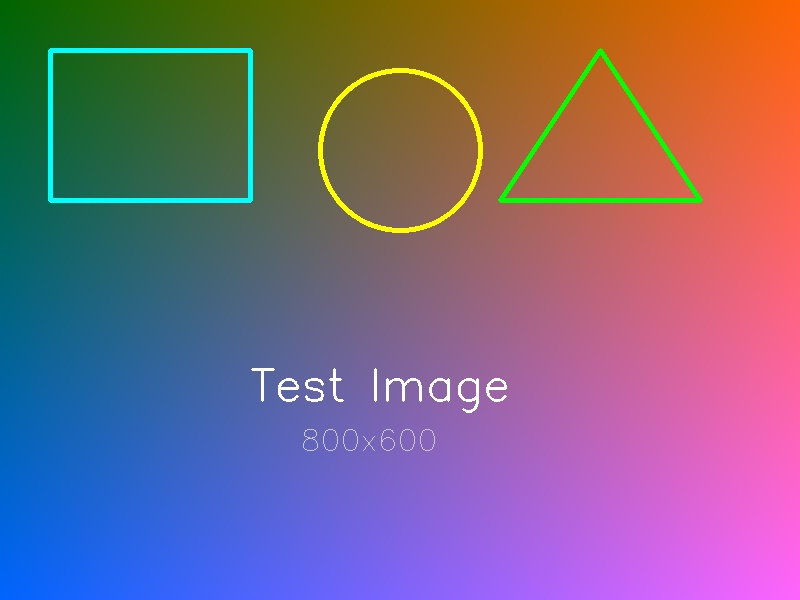
#> input picture lab6/photo.jpg, 800 x 600 px
$ python bt8.py
#> lines starting #> are read from the running program, lines starting #| are printed output that depends on the picture
import cv2
import numpy as np
import matplotlib.pyplot as plt
import os

print("=" * 80)
print("BÀI TẬP 8: CHUYỂN ĐỔI KHÔNG GIAN MÀU")
print("=" * 80)

# ============================================================================
# BƯỚC 1: TẢI ẢNH GỐC
# ============================================================================

print("\n" + "=" * 80)
print("BƯỚC 1: TẢI ẢNH GỐC (ẢNH MÀU BGR)")
print("=" * 80)

# Kiểm tra file photo.jpg
if not os.path.exists("photo.jpg"):
    print("\n❌ File photo.jpg không tìm thấy!")
    exit(1)

# Tải ảnh gốc (BGR format - mặc định của OpenCV)
image_bgr = cv2.imread("photo.jpg")
#> image_bgr is the input picture: shape (600, 800, 3); mean B, G, R 127.9, 103.4, 126.7

if image_bgr is None:
    print("❌ Lỗi: Không thể tải ảnh!")
    exit(1)

print("\n✓ Đã tải ảnh gốc: photo.jpg")
print(f"  - Kích thước: {image_bgr.shape[1]} × {image_bgr.shape[0]} pixel")
#|   - Kích thước: 800 × 600 pixel
print(f"  - Shape: {image_bgr.shape}")
#|   - Shape: (600, 800, 3)
print(f"  - Không gian màu: BGR (mặc định của OpenCV)")
print(f"  - Data type: {image_bgr.dtype}")
#|   - Data type: uint8

# ============================================================================
# BƯỚC 2: CHUYỂN ĐỔI KHÔNG GIAN MÀU
# ============================================================================

print("\n" + "=" * 80)
print("BƯỚC 2: CHUYỂN ĐỔI KHÔNG GIAN MÀU")
print("=" * 80)

print("\n🎨 Chuyển đổi ảnh sang các không gian màu khác nhau:")
print("-" * 80)

# 1. Chuyển từ BGR sang RGB
print("\n1️⃣  BGR → RGB")
image_rgb = cv2.cvtColor(image_bgr, cv2.COLOR_BGR2RGB)
print(f"    ✓ Hoàn thành")
print(f"    ✓ Shape: {image_rgb.shape}")
#|     ✓ Shape: (600, 800, 3)
print(f"    ✓ Mô tả: RGB (Red, Green, Blue) - định dạng tiêu chuẩn")

# 2. Chuyển sang Grayscale
print("\n2️⃣  BGR → Grayscale")
image_gray = cv2.cvtColor(image_bgr, cv2.COLOR_BGR2GRAY)
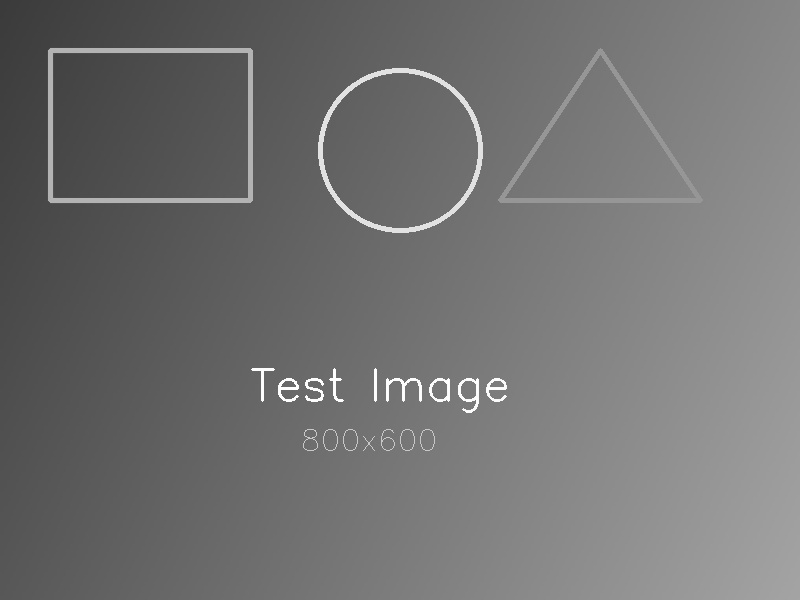
#> image_gray: shape (600, 800); min 58, max 255, mean 113.2
print(f"    ✓ Hoàn thành")
print(f"    ✓ Shape: {image_gray.shape}")
#|     ✓ Shape: (600, 800)
print(f"    ✓ Mô tả: Ảnh xám (1 kênh) - loại bỏ thông tin màu")

# 3. Chuyển sang HSV
print("\n3️⃣  BGR → HSV")
image_hsv = cv2.cvtColor(image_bgr, cv2.COLOR_BGR2HSV)
#> image_hsv: shape (600, 800, 3); mean H, S, V 93.1, 158.9, 176.7
print(f"    ✓ Hoàn thành")
print(f"    ✓ Shape: {image_hsv.shape}")
#|     ✓ Shape: (600, 800, 3)
print(f"    ✓ Mô tả: HSV (Hue, Saturation, Value)")
print(f"    ✓ Hue: 0-180 (trong OpenCV)")
print(f"    ✓ Saturation: 0-255")
print(f"    ✓ Value: 0-255")

# 4. Chuyển sang LAB
print("\n4️⃣  BGR → LAB")
image_lab = cv2.cvtColor(image_bgr, cv2.COLOR_BGR2LAB)
#> image_lab: shape (600, 800, 3); mean of channels 0, 1, 2 126.2, 147.7, 121.3
print(f"    ✓ Hoàn thành")
print(f"    ✓ Shape: {image_lab.shape}")
#|     ✓ Shape: (600, 800, 3)
print(f"    ✓ Mô tả: LAB (L*, a*, b*) - không gian màu chuẩn hóa")
print(f"    ✓ L: 0-255 (độ sáng)")
print(f"    ✓ a: 0-255 (màu xanh-đỏ)")
print(f"    ✓ b: 0-255 (màu vàng-xanh)")

# 5. Chuyển sang YUV
print("\n5️⃣  BGR → YUV")
image_yuv = cv2.cvtColor(image_bgr, cv2.COLOR_BGR2YUV)
#> image_yuv: shape (600, 800, 3); mean of channels 0, 1, 2 113.2, 135.3, 139.9
print(f"    ✓ Hoàn thành")
print(f"    ✓ Shape: {image_yuv.shape}")
#|     ✓ Shape: (600, 800, 3)
print(f"    ✓ Mô tả: YUV (Luma, Chrominance)")
print(f"    ✓ Y: 0-255 (độ sáng)")
print(f"    ✓ U, V: 0-255 (thông tin màu)")

# ============================================================================
# BƯỚC 3: HIỂN THỊ ẢNH TRONG SUBPLOT
# ============================================================================

print("\n" + "=" * 80)
print("BƯỚC 3: HIỂN THỊ ẢNH TRONG SUBPLOT")
print("=" * 80)

print("\n📊 Tạo subplot với 6 ảnh:")
print("-" * 80)

# Tạo figure với 6 subplots (2 hàng, 3 cột)
fig, axes = plt.subplots(2, 3, figsize=(15, 10))
fig.suptitle(
    "Chuyển đổi Không Gian Màu (Color Space Conversion)", fontsize=16, fontweight="bold"
)

# Chuẩn bị dữ liệu hiển thị
# Các ảnh HSV, LAB, YUV cần chuyển đổi để hiển thị chính xác
image_hsv_display = cv2.cvtColor(image_hsv, cv2.COLOR_HSV2RGB)
image_lab_display = cv2.cvtColor(image_lab, cv2.COLOR_LAB2RGB)
image_yuv_display = cv2.cvtColor(image_yuv, cv2.COLOR_YUV2RGB)

# Danh sách ảnh và tiêu đề
images = [
    (image_rgb, "1. RGB", "Red, Green, Blue\nĐịnh dạng tiêu chuẩn"),
    (image_gray, "2. Grayscale", "Ảnh xám\n1 kênh"),
    (image_hsv_display, "3. HSV", "Hue, Saturation, Value\nBased on color perception"),
    (image_lab_display, "4. LAB", "L*, a*, b*\nNot gian màu chuẩn hóa"),
    (image_yuv_display, "5. YUV", "Luma, Chrominance\nSử dụng trong video"),
    (image_bgr[:, :, ::-1], "6. BGR (Gốc)", "Blue, Green, Red\nMặc định OpenCV"),
]

# Hiển thị các ảnh
for idx, (img, title, desc) in enumerate(images):
    row = idx // 3
    col = idx % 3
    ax = axes[row, col]

    if len(img.shape) == 2:  # Grayscale
        ax.imshow(img, cmap="gray")
    else:  # Color
        ax.imshow(img.astype(np.uint8))

    ax.set_title(title, fontsize=12, fontweight="bold")
    ax.set_xlabel(desc, fontsize=10)
    ax.axis("off")
    print(f"    ✓ {title}")
#> this loop made 6 passes
#> (title, row, col) on passes 1 to 6: ('1. RGB', 0, 0), ('2. Grayscale', 0, 1), ('3. HSV', 0, 2), ('4. LAB', 1, 0), ('5. YUV', 1, 1), ('6. BGR (Gốc)', 1, 2)
#|     ✓ 1. RGB
#|     ✓ 2. Grayscale
#|     ✓ 3. HSV
#|     ✓ 4. LAB
#|     ✓ 5. YUV
#|     ✓ 6. BGR (Gốc)

plt.tight_layout()

# Lưu subplot
subplot_file = "color_space_comparison.png"
plt.savefig(subplot_file, dpi=150, bbox_inches="tight")
print(f"\n✓ Lưu subplot: {subplot_file}")
#> (the run stopped early here; a loop or call above may not have finished)

$ run again, with lab6/drawn_shapes_gradient.jpg copied over lab6/photo.jpg
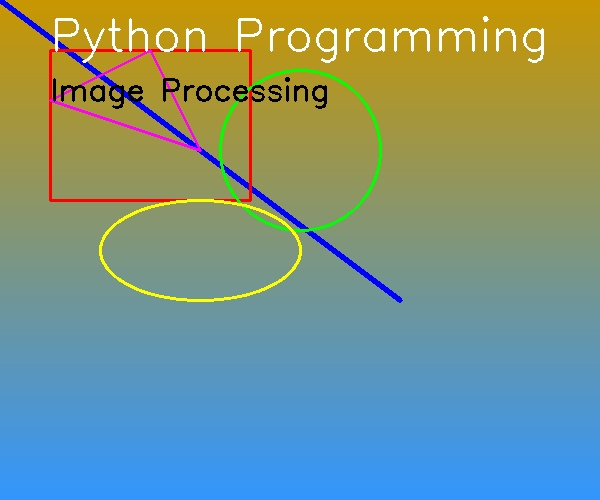
#> input picture lab6/drawn_shapes_gradient.jpg, 600 x 500 px
#> image_bgr is the input picture: shape (500, 600, 3); mean B, G, R 129.9, 148.6, 124.5
#|   - Kích thước: 600 × 500 pixel
#|   - Shape: (500, 600, 3)
#|   - Data type: uint8
#|     ✓ Shape: (500, 600, 3)
#> `image_gray = cv2.cvtColor(image_bgr, cv2.COLOR_BGR2GRAY)`:
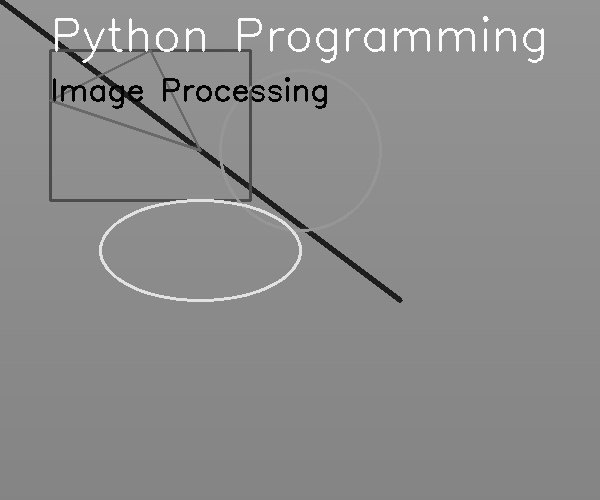
#> image_gray: shape (500, 600); min 0, max 255, mean 139.3
#|     ✓ Shape: (500, 600)
#> image_hsv: shape (500, 600, 3); mean H, S, V 64.8, 141.5, 181.4
#|     ✓ Shape: (500, 600, 3)
#> image_lab: shape (500, 600, 3); mean of channels 0, 1, 2 154.9, 123.3, 135
#|     ✓ Shape: (500, 600, 3)
#> image_yuv: shape (500, 600, 3); mean of channels 0, 1, 2 139.3, 123.4, 115
#|     ✓ Shape: (500, 600, 3)
#> the loop `for idx, (img, title, desc) in enumerate(images):` made 6 passes
#> (title, row, col) on passes 1 to 6: ('1. RGB', 0, 0), ('2. Grayscale', 0, 1), ('3. HSV', 0, 2), ('4. LAB', 1, 0), ('5. YUV', 1, 1), ('6. BGR (Gốc)', 1, 2)
#> (printed output is left out)
